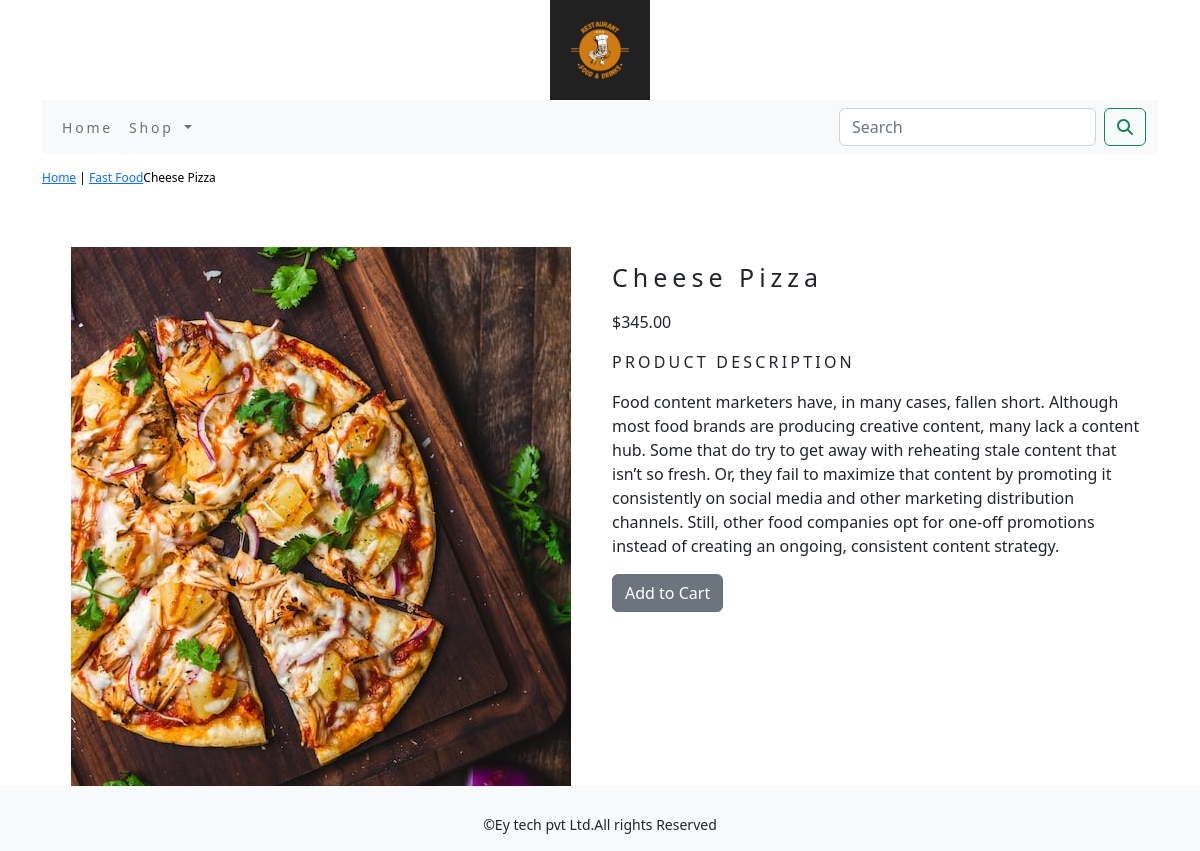
The page /shop/fast-food/cheese-pizza/ on the database its author committed.
### shopapp/models.py (models this page shows, shortened)
class Product(models.Model):
    name=models.CharField(max_length=250,unique=True)
    slug=models.SlugField(max_length=250,unique=True)
    description=models.TextField(blank=True)
    price=models.DecimalField(max_digits=10,decimal_places=2)
    category=models.ForeignKey(Category,on_delete=models.CASCADE)
    img=models.ImageField(upload_to='product',blank=True)
    stock=models.IntegerField()
    available=models.BooleanField(default=True)
    created=models.DateTimeField(auto_now_add=True)
    updated=models.DateTimeField(auto_now=True)
    class Meta:
        ordering = ('name',)
        verbose_name = 'product'
        verbose_name_plural = 'products'

class Category(models.Model):
    name=models.CharField(max_length=250,unique=True)
    slug=models.SlugField(max_length=250,unique=True)
    description=models.TextField(blank=True)
    image=models.ImageField(upload_to='category',blank=True)
    class Meta:
        ordering=('name',)
        verbose_name='category'
        verbose_name_plural='categories'
    def get_url(self):
        return reverse('shopapp:products_by_category', args=[self.slug])
    def __str__(self):
        return '{}'.format(self.name)

### shopapp/views.py (the view)
# urls.py: path('<slug:c_slug>/<slug:product_slug>/',views.proDetails,name='proCatdetail'),
def proDetails(request,c_slug,product_slug):
    try:
        product=Product.objects.get(category__slug=c_slug,slug=product_slug)
    except Exception as e:
        raise e
    return render(request,'product.html',{'product':product})

### cart/context_processors.py (called while the page is built)
def counter(request):
    item_count=0
    if 'admin' in request.path:
        return {}
    else:
        try:
            cart=Cart.objects.filter(cart_id=_cart_id(request))
            car_items=CartItem.objects.all().filter(cart=cart[:1])
            for cart_item in car_items:
                item_count += cart_item.quantity
        except Cart.DoesNotExist:
            item_count =0
    return dict(item_count=item_count)

### cart/views.py (called while the page is built)
def _cart_id(request):
    cart=request.session.session_key
    if not cart:
        cart=request.session.create()
    return cart

### shopapp/context_processors.py (called while the page is built)
def menu_links(request):
    links=Category.objects.all()
    return dict(links=links)

### templates/product.html (shortened to what this page needs)
{% extends 'base.html' %}
{% load static %}
{% block content %}
<div class="row my_prod_row_class">
    <div class="mx_auto">
        <p><a href="{% url 'shopapp:allProductCat' %}">Home</a> |  <a href="{{product.category.get_url}}">{{product.category}}</a>{{product.name}}</p>
    </div>
</div>
<div class="container">
<br>
<div class="row">
    <div class="col-12 col-sm-12 col-md-12 col-lg-6 text-center">
        <div style="min-width:18rem">
            <img src="{{product.img.url}}" alt="{{product.name}}">
        </div>
    </div>
        <div class="col-12 col-sm-12 col-md-12 col-lg-6">
            <div>
            <h1 class="my_prod_title">{{product.name}}</h1>
            <p>${{product.price}}</p>
            <p class="my_title">Product Description</p>
            <p class="text-justify my_rod_text">{{product.description}}</p>
            {% if product.stock <= 0 %}
            <p class="text-justify my_prod_text"><b>Out Of Stock</b></p>
            {% else %}
            <a  class="btn btn-secondary"href="{% url 'cart:add_cart' product.id %}">Add to Cart</a>
            {% endif %}
        </div>
            </div>
    </div>
</div>
{% endblock %}

### static/css/custom.css (style rules this page uses)
body { font-family: 'Roboto', sans-serif; }
.my_title { font-size:16px; text-transform:uppercase; letter-spacing:.2em; }
.my_prod_row_class { padding-top:15px; padding-bottom:20px; }
.my_prod_row_class .mx_auto { color:#000; font-size:12px; text-decoration:none; }
.my_prod_title { font-size:25px; text_transform:uppercase; letter-spacing:.2em; padding-top:15px; padding-bottom:10px; }

### rows shown on the page
Product: category "Fast Food", name "Cheese Pizza", img (picture), price "345.00", description "Food content marketers have, in many cases, fallen short. Although most food brands are producing creative content, many lack a content hub. Some that do try to get away with reheating stale content that isn’t so fresh. Or, they fail to maximize that content by promoting it consistently on social media and other marketing distribution channels. Still, other food companies opt for one-off promotions instead of creating an ongoing, consistent content strategy."
